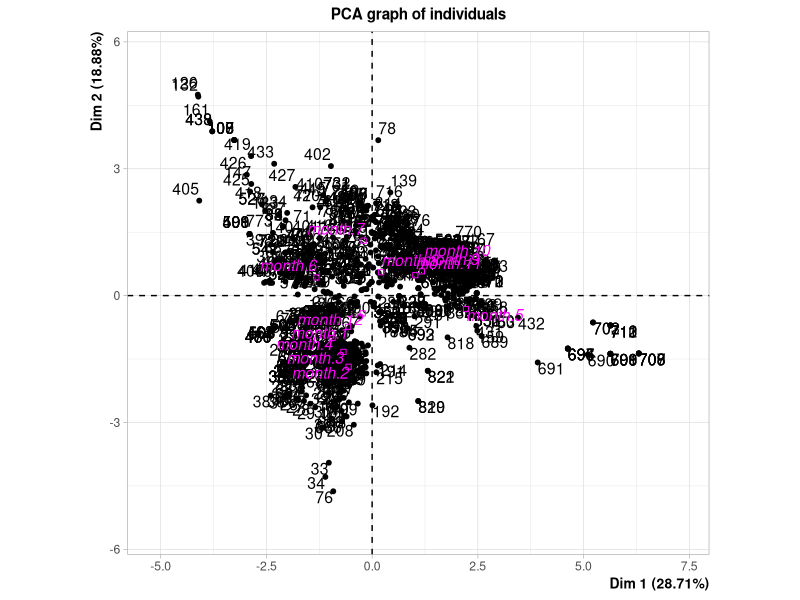
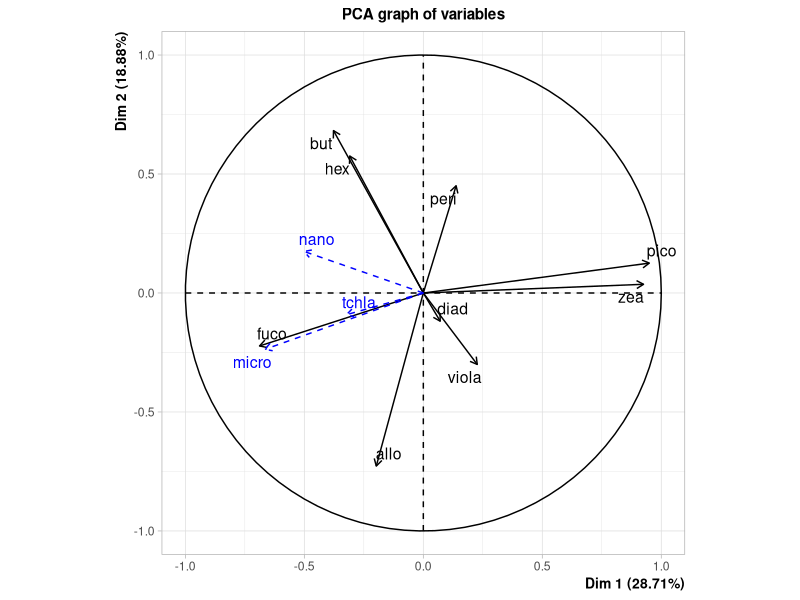
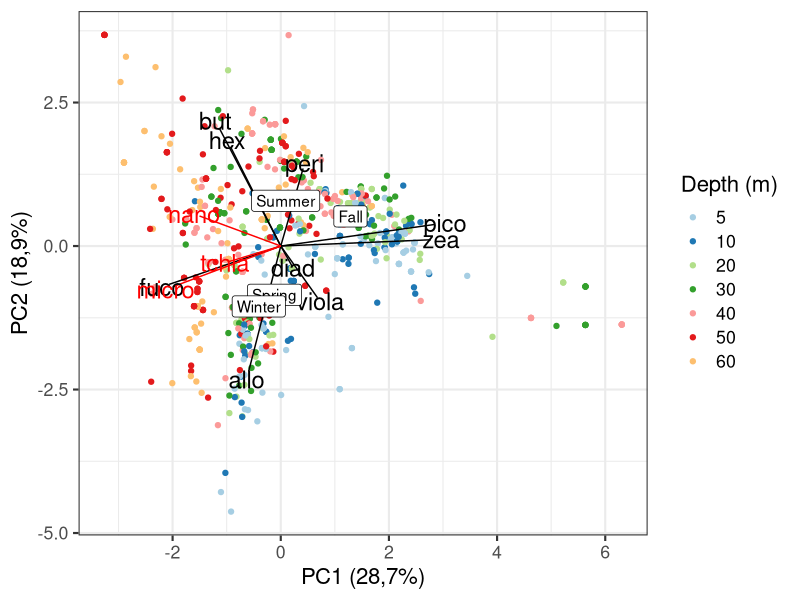
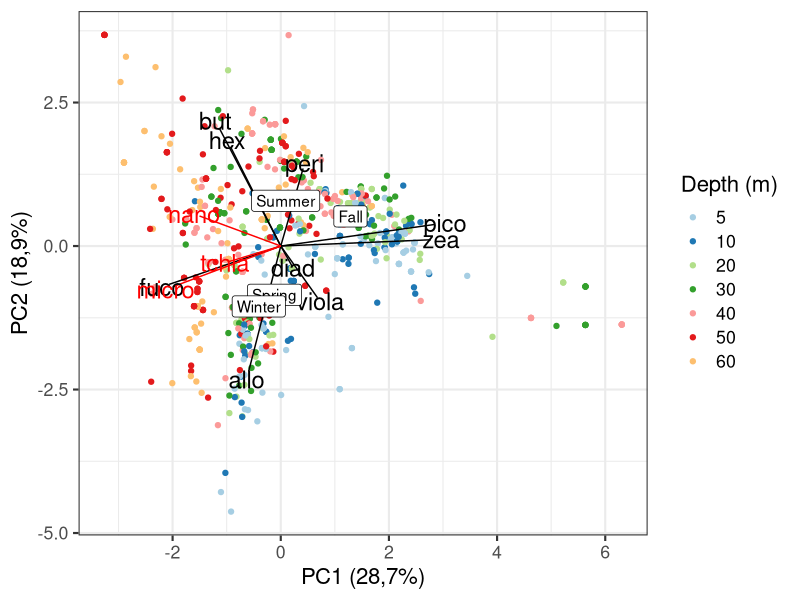

Reproduce these figures in R, in order. (Note: this script raises an error after producing the figures.)
library(FactoMineR)
library(tidyverse)

bouss <- read_csv("Output/Data/boussole_merged.csv")

bouss_acp <- bouss %>% mutate(tchlb = tchlb/tchla,
                              peri = peri/tchla,
                              fuco = fuco/tchla,
                              hex = hex/tchla,
                              but = but/tchla,
                              allo = allo/tchla,
                              zea = zea/tchla)


test <- PCA(bouss_acp[,c(8:19, 24)], quanti.sup = c(1,2,3), quali.sup = 13,  scale.unit = TRUE)

coord <- data.frame(test$ind$coord)
var_coord <- bind_rows(data.frame(test$var$coord))

supp_coord <- data.frame(test$quanti.sup$coord)
quali_coord <- data.frame(test$quali.sup$coord)

result_acp <- bind_cols(bouss, coord) %>% na.omit()

# Q <- quantile(result_acp$yield, probs=c(.25, .75), na.rm = FALSE)
# iqr <- IQR(result_acp$yield)
# 
# up <-  Q[2]+1.5*iqr # Upper Range
# low<- Q[1]-1.5*iqr # Lower Range
# 
# result_acp <- filter(result_acp, yield < up & yield > low)

# ggplot(result_acp)+
#   geom_point(aes(x = Dim.1, y = Dim.2, colour = abs))+
#   scale_colour_viridis_c()+
#   geom_segment(aes(x = 0, y = 0, xend = Dim.1*3, yend = Dim.2*3), data = var_coord)+
#   geom_text(aes(x = Dim.1*3.2, y = Dim.2*3.2, label = rownames(var_coord)), data = var_coord)+
#   ylab("Dim 2 (19%)")+
#   xlab("Dim 1 (29%)")



result_acp$depth2 <- factor(result_acp$depth2, c("5", "10", "20", "30", "40", "50", "60", "70", "80"))

result_acp <- filter(result_acp, depth2 %in% c("5", "10", "20", "30", "40", "50", "60"))

seasons_label <- result_acp %>% select(season, Dim.1, Dim.2) %>% 
  group_by(season) %>% 
  summarise_all(mean) %>%
  ungroup()

ggplot(result_acp)+
  geom_point(aes(x = Dim.1, y = Dim.2, colour = depth2))+
  scale_colour_brewer(palette = "Paired", name = "Depth (m)")+
  geom_segment(aes(x = 0, y = 0, xend = Dim.1*3, yend = Dim.2*3), data = var_coord)+
  geom_segment(aes(x = 0, y = 0, xend = Dim.1*3, yend = Dim.2*3), colour = "red", data = supp_coord)+
  geom_text(aes(x = Dim.1*3.2, y = Dim.2*3.2, label = rownames(var_coord)), data = var_coord, size = 6)+
  geom_text(aes(x = Dim.1*3.2, y = Dim.2*3.2, label = rownames(supp_coord)), colour = "red", data = supp_coord, size = 6)+
  geom_label(aes(x = Dim.1, y = Dim.2, label = season), data = seasons_label)+
  ylab("PC2 (18,9%)")+
  xlab("PC1 (28,7%)")+
  theme_bw(base_size = 16)

ggsave("Output/paper_fig/acp_bouss.png", width = 8, height = 6)

result_acp <- left_join(result_acp, yield_abs)
ggplot(result_acp)+
  geom_point(aes(x = Dim.1, y = Dim.2, colour = abs))+
  scale_colour_viridis_c(name = "a*")+
  geom_segment(aes(x = 0, y = 0, xend = Dim.1*3, yend = Dim.2*3), data = var_coord)+
  geom_segment(aes(x = 0, y = 0, xend = Dim.1*3, yend = Dim.2*3), colour = "red", data = supp_coord)+
  geom_text(aes(x = Dim.1*3.2, y = Dim.2*3.2, label = rownames(var_coord)), data = var_coord)+
  geom_text(aes(x = Dim.1*3.2, y = Dim.2*3.2, label = rownames(supp_coord)), colour = "red", data = supp_coord)+
  geom_label(aes(x = Dim.1, y = Dim.2, label = rownames(quali_coord)), data = quali_coord)+
  ylab("Dim 2 (18%)")+
  xlab("Dim 1 (22%)")+
  theme_bw()

#ggsave("Output/paper_fig/acp_abs_bouss.png", width = 8, height = 7)

ggplot(result_acp)+
  geom_point(aes(x = Dim.1, y = Dim.2, colour = slope))+
  scale_colour_viridis_c(name = "a*")+
  geom_segment(aes(x = 0, y = 0, xend = Dim.1*3, yend = Dim.2*3), data = var_coord)+
  geom_segment(aes(x = 0, y = 0, xend = Dim.1*3, yend = Dim.2*3), colour = "red", data = supp_coord)+
  geom_text(aes(x = Dim.1*3.2, y = Dim.2*3.2, label = rownames(var_coord)), data = var_coord)+
  geom_text(aes(x = Dim.1*3.2, y = Dim.2*3.2, label = rownames(supp_coord)), colour = "red", data = supp_coord)+
  geom_label(aes(x = Dim.1, y = Dim.2, label = rownames(quali_coord)), data = quali_coord)+
  ylab("Dim 2 (18%)")+
  xlab("Dim 1 (22%)")+
  theme_bw()


# x_axis <- seq(400, 500, by = 1)
# weight440 <- dnorm(x_axis, 434, 8)
# weight440 <- weight440 * 1/max(weight440)
# weight470 <- dnorm(x_axis, 466, 11.5)
# weight470 <- weight470 * 1/max(weight470)
# 
# ggplot()+
#   geom_path(aes( x = x_axis, y = weight470, colour = "470"))+
#   geom_path(aes( x = x_axis, y = weight440, colour = "440"))+
#   theme_bw()
# 
# ggplot()+
#   geom_path(aes(x = x_axis, y = weight440, colour = 'abs 440'))+
#   geom_path(aes(x = x_axis, y = weight470, colour = 'abs 470'))+
#   scale_x_continuous(breaks = c(400, 420, 440, 460, 480, 500, 520))+
#   xlab('Wavelength (nm)')+
#   ylab('Weight')+
#   ggtitle('Approximation of excitation curves')+
#   theme_bw()
# 
# 
# bouss_ts_fit <- bouss %>% group_by(month) %>% do(model = lm(fluo ~ tchla, data = .)) %>% ungroup() %>% 
#   transmute(month, coef = map(model, tidy)) %>% 
#   unnest(coef) %>% 
#   filter(term == "tchla")
# 
# bouss_ts <- left_join(bouss, bouss_ts_fit)
# 
# bouss_ts$monthabb <- factor(bouss_ts$monthabb, levels = c("Jan", "Feb", "Mar", "Apr", "May", "Jun", "Jul", "Aug", "Sep", "Oct", "Nov", "Dec"))
# 
# ggplot(bouss_ts)+
#   geom_point(aes(x = monthabb, y = estimate))+
#   geom_line(aes(x = monthabb, y = estimate))
# 
# 
# ggplot(bouss_ts)+
#   geom_point(aes(x = date, y = estimate))+
#   geom_line(aes(x = date, y = estimate))+
#   ylim(0.15,0.5)
# 
# bouss_ts <- bouss %>% group_by(month, year, depth2) %>% summarise(chla_tot = mean(tchla), fluo_tot = mean(fluo))
# 
# bouss_ts <- left_join(bouss_ts, bouss)
# 
# bouss_ts$depth2 <- factor(bouss_ts$depth2, c("5", "10", "20", "30", "40", "50", "60", "70", "80"))
# 
# ggplot(bouss_ts)+
#   geom_line(aes(x = date, y = chla_tot, colour = depth2, group = depth2))+
#   facet_wrap(.~year, scale= "free_x", nrow = 3)+
#   scale_colour_brewer(palette = "Paired")+
#   theme_classic()
